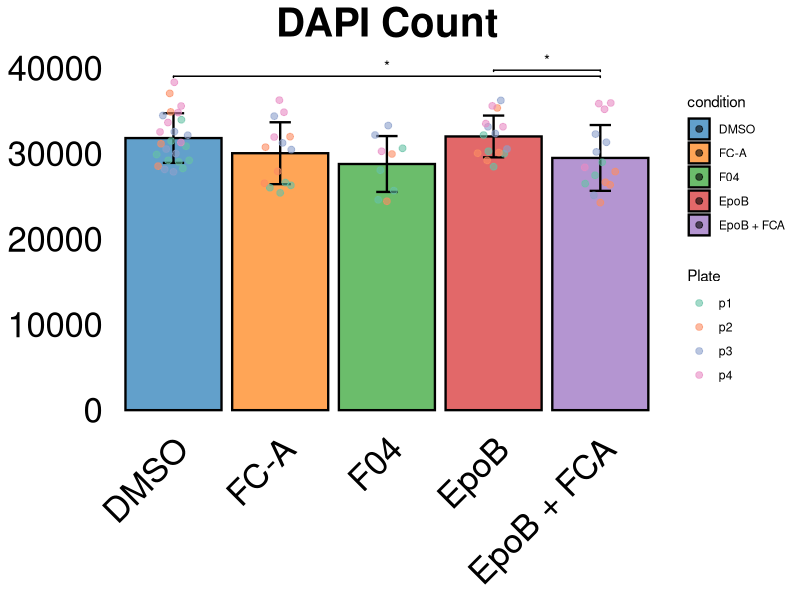
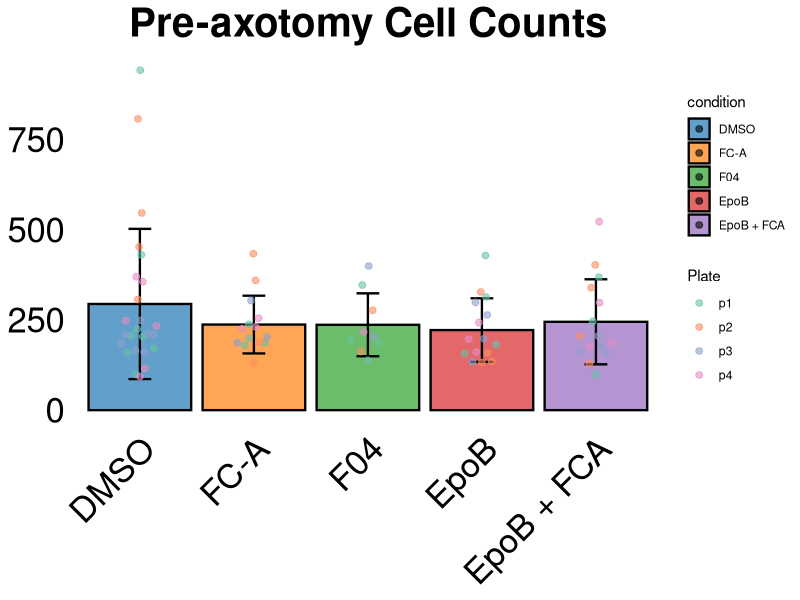
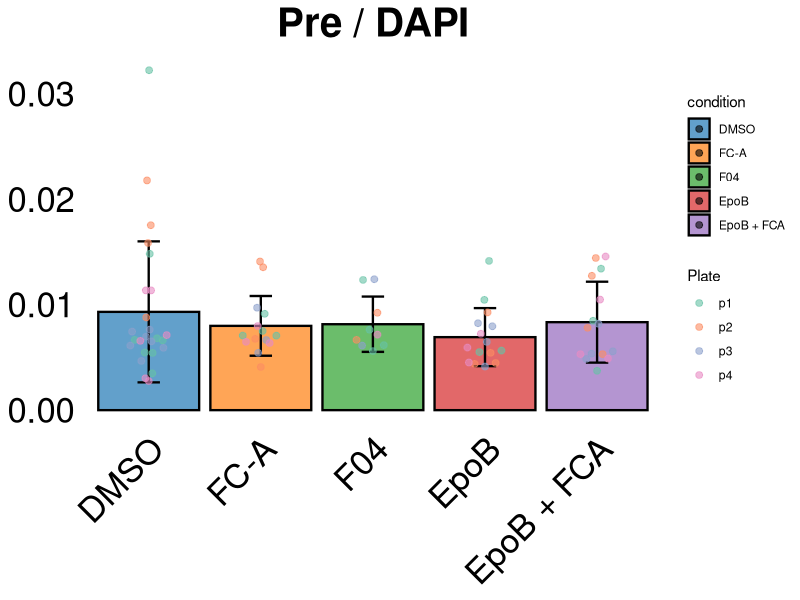
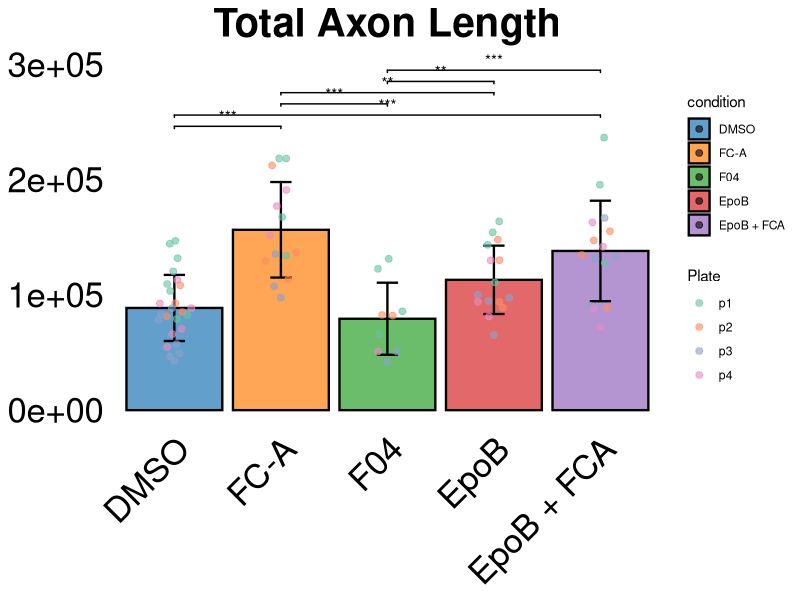
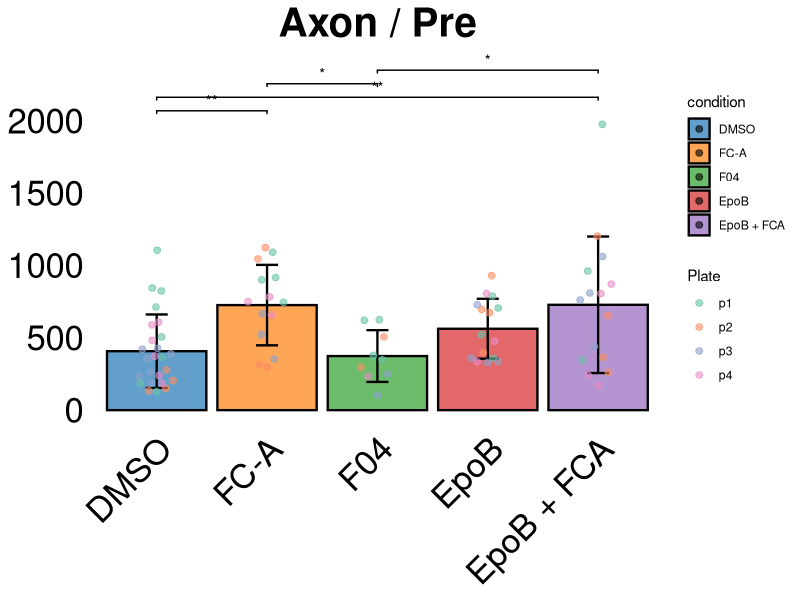
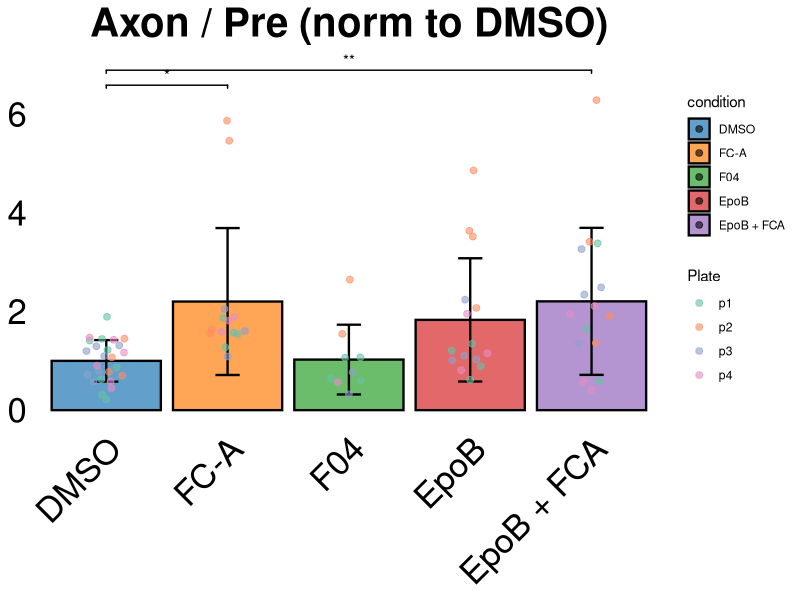
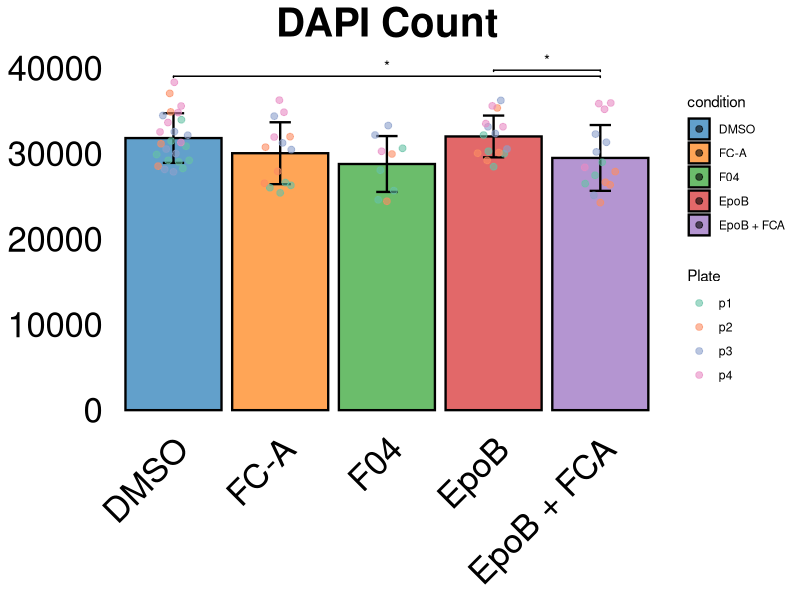
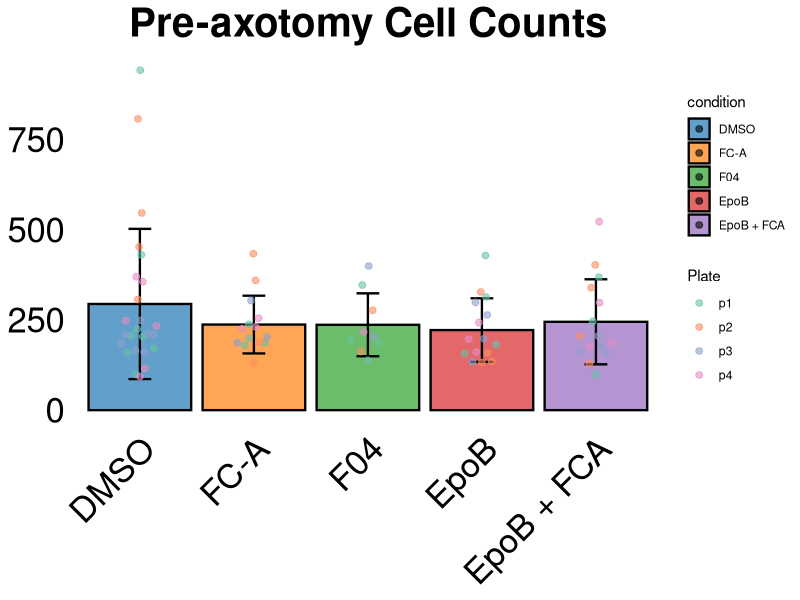

Here is the R script that generated these plots, in order:
# Slimmed-down plotting script — reads data.csv directly

library(tidyverse)
library(ggbeeswarm)
library(ggsignif)
library(lme4)
library(lmerTest)
library(emmeans)

# ── User options ──
show_pairwise_bars <- TRUE   # set FALSE to hide Tukey-style comparison brackets

# Which plots to save (edit this list to choose)
plots_to_save <- c(
  "dapi_count",
  "pre_cell_count",
  #"post_cell_count",
  "pre_per_dapi",
  #"post_per_dapi",
  #"post_per_pre",
  "total_axon_count",
  "neurite_per_pre",
  #"neurite_per_post",
  #"axon_normalized",
  "neurite_per_pre_normalized"
  #,"neurite_per_post_normalized"
)

# ── Manual outlier removal ──
# Applied on top of the `outlier` column already set in data.csv.
# Format: "<plate>_<well>", e.g. manual_outliers <- c("p1_R06C05", "p3_R05C02")

manual_outliers <- c()

condition_levels <- c("DMSO", "FC-A", "F04", "EpoB", "EpoB + FCA")
geno_colors <- c(
  "DMSO" = "#1f77b4",
  "FC-A" = "#ff7f0e",
  "F04" = "#2ca02c",
  "EpoB" = "#d62728",
  "EpoB + FCA" = "#9467bd"
)
plate_colors <- c("p1" = "#66c2a5", "p2" = "#fc8d62", "p3" = "#8da0cb", "p4" = "#e78ac3")

# ============================================================================
# Data Loading and Processing
# ============================================================================

full_data <- read.csv("data.csv") |>
  mutate(
    condition = factor(condition, levels = condition_levels),
    key = paste(plate, well, sep = "_"),
    csv_outlier = outlier,
    manual_outlier = key %in% manual_outliers,
    pre_per_dapi = pre_cell_count / dapi_count,
    post_per_dapi = post_cell_count / dapi_count,
    post_per_pre = post_cell_count / pre_cell_count,
    neurite_per_pre = total_axon_count / pre_cell_count,
    neurite_per_post = total_axon_count / post_cell_count
  )

data <- full_data |>
  filter(!csv_outlier, !manual_outlier) |>
  select(-key, -csv_outlier, -manual_outlier, -outlier)

# ── Per-plate DMSO-normalized metrics ──

dmso_means <- data |>
  filter(condition == "DMSO") |>
  group_by(plate) |>
  summarise(
    dmso_axon = mean(total_axon_count),
    dmso_neurite_pre = mean(neurite_per_pre),
    dmso_neurite_post = mean(neurite_per_post),
    .groups = "drop"
  )

data <- data |>
  left_join(dmso_means, by = "plate") |>
  mutate(
    axon_normalized = total_axon_count / dmso_axon,
    neurite_per_pre_normalized = neurite_per_pre / dmso_neurite_pre,
    neurite_per_post_normalized = neurite_per_post / dmso_neurite_post
  ) |>
  select(-dmso_axon, -dmso_neurite_pre, -dmso_neurite_post)

# ============================================================================
# Statistical Analysis
# ============================================================================

summary_data <- data |>
  group_by(condition) |>
  summarise(
    n = n(),
    across(where(is.numeric), list(mean = mean, sd = sd), na.rm = TRUE, .names = "{.col}_{.fn}")
  )

anova_results <- data |>
  pivot_longer(
    cols = c(dapi_count, pre_cell_count, pre_per_dapi, post_per_dapi, post_per_pre, total_axon_count, neurite_per_pre, neurite_per_post),
    names_to = "metric",
    values_to = "value"
  ) |>
  group_by(metric) |>
  nest() |>
  mutate(
    aov_result = map(data, ~aov(value ~ condition, data = .x)),
    p_value = map_dbl(aov_result, ~summary(.x)[[1]][1, "Pr(>F)"]),
    f_stat = map_dbl(aov_result, ~summary(.x)[[1]][1, "F value"])
  ) |>
  select(metric, p_value, f_stat)

pairwise_neurite_post <- emmeans(
  lmer(neurite_per_post ~ condition + (1 | plate), data = data),
  pairwise ~ condition
)

# ============================================================================
# Plotting
# ============================================================================

metrics <- list(
  dapi_count = "DAPI Count",
  pre_cell_count = "Pre-axotomy Cell Counts",
  post_cell_count = "Post-axotomy Cell Counts",
  pre_per_dapi = "Pre / DAPI",
  post_per_dapi = "Post / DAPI",
  post_per_pre = "Post / Pre",
  total_axon_count = "Total Axon Length",
  neurite_per_pre = "Axon / Pre",
  neurite_per_post = "Axon / Post *",
  axon_normalized = "Axon / Plate DMSO Mean",
  neurite_per_pre_normalized = "Axon / Pre (norm to DMSO)",
  neurite_per_post_normalized = "Axon / Post (norm to DMSO)"
)

# ── Pairwise comparisons for all metrics (linear mixed model, plate as random effect) ──
all_pairwise <- map(names(metrics), function(m) {
  fml <- as.formula(paste0(m, " ~ condition + (1 | plate)"))
  fit <- lmer(fml, data = data)
  emm <- emmeans(fit, pairwise ~ condition)
  pw_df <- summary(emm$contrasts)
  comparisons <- map(pw_df$contrast, function(cname) {
    parts <- strsplit(cname, " - ")[[1]]
    c(gsub("^\\(|\\)$", "", trimws(parts[1])),
      gsub("^\\(|\\)$", "", trimws(parts[2])))
  })
  sig_labels <- case_when(
    pw_df$p.value < 0.001 ~ "***",
    pw_df$p.value < 0.01  ~ "**",
    pw_df$p.value < 0.05  ~ "*",
    TRUE                  ~ "n.s."
  )
  sig_idx <- sig_labels != "n.s."
  list(
    comparisons = comparisons[sig_idx],
    labels = sig_labels[sig_idx]
  )
}) |> set_names(names(metrics))

make_plot <- function(df, metric_col, colors, pairwise_list) {
  summ <- df |>
    group_by(condition) |>
    summarise(mean = mean(.data[[metric_col]]), sd = sd(.data[[metric_col]]))

  p <- ggplot(df, aes(x = condition, y = .data[[metric_col]], fill = condition)) +
    geom_col(data = summ, aes(y = mean), alpha = 0.7, color = "black", linewidth = 0.8) +
    geom_errorbar(
      data = summ,
      aes(y = mean, ymin = mean - sd, ymax = mean + sd),
      width = 0.2, linewidth = 0.8, color = "black"
    ) +
    geom_quasirandom(width = 0.2, size = 2, alpha = 0.6, aes(color = plate)) +
    scale_fill_manual(values = colors) +
    scale_color_manual(values = plate_colors) +
    labs(title = metrics[[metric_col]], y = NULL, x = NULL, color = "Plate") +
    theme_minimal() +
    theme(
      axis.text = element_text(size = 25, color = "black"),
      axis.title.x = element_blank(),
      plot.title = element_text(size = 29, face = "bold", hjust = 0.5),
      panel.grid = element_blank(),
      legend.position = "right",
      axis.text.x = element_text(angle = 45, hjust = 1)
    )

  if (show_pairwise_bars && length(pairwise_list$comparisons) > 0) {
    p <- p + geom_signif(
      comparisons = pairwise_list$comparisons,
      annotations = pairwise_list$labels,
      map_signif_level = FALSE,
      tip_length = 0.01,
      step_increase = 0.05
    )
  }

  p
}

plots <- imap(metrics, ~ make_plot(data, .y, geno_colors, all_pairwise[[.y]]))

# ============================================================================
# Save Outputs
# ============================================================================

if (!dir.exists("Plots")) dir.create("Plots")
if (!dir.exists("Output")) dir.create("Output")

write_csv(summary_data, "Output/summary_statistics.csv")
write_csv(anova_results, "Output/anova_results.csv")

iwalk(plots[plots_to_save], ~ ggsave(
  filename = file.path("Plots", sprintf("%02d_%s.png", which(plots_to_save == .y), .y)),
  plot = .x, width = 10, height = 7, dpi = 300
))

pdf("Plots/all_plots.pdf", width = 10, height = 7)
walk(plots[plots_to_save], print)
dev.off()

# ============================================================================
# Display Results
# ============================================================================

summary_data
anova_results
pairwise_neurite_post
